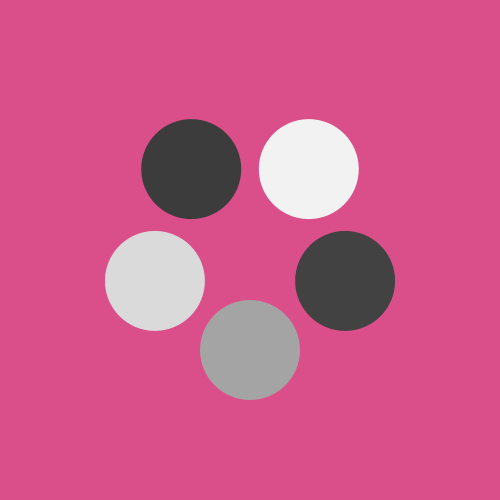
Frame 1 (no input)
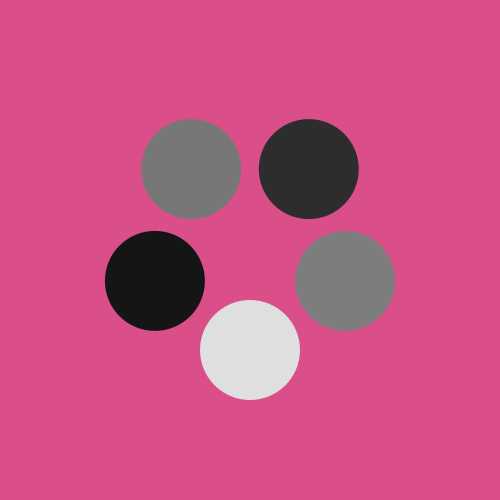
Frame 60 (the mouse pressed at the canvas centre just before this capture)
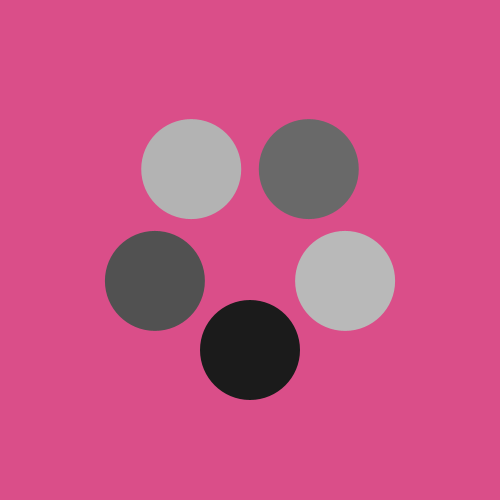
Frame 120 (the mouse held since frame 60 and released just before this capture)

The Processing sketch that drew these frames (run headless with seeded random() and noise(); from frame 60 on, the mouse is pressed at the canvas centre):

// Processing sketch: processing_75614
// ── processing_75614.pde

int nElements = 5;
int myArray[] = new int[nElements];

void setup(){
  size(500, 500);
  for (int i=0; i < nElements; i++){
    int randomInt = (int)random(255);
    myArray[i] = randomInt;
  }
}

void draw(){
  background(218, 78, 137);
  noStroke();
  smooth();
  float centerX = width/2;
  float centerY = height/2;  
  int count = 0;
  for (float i = 0; i< 2*PI; i += 2*PI/5){
    float amplitude = 100;
    float cxPos = centerX + amplitude * sin(i);
    float cyPos = centerY + amplitude * cos(i);
    fill(myArray[count]);
    ellipse(cxPos, cyPos, 100, 100);
    if (myArray[count] == 255){
      myArray[count] = 0;
    } else {
      myArray[count] += 1;
    }
    count += 1;
    
  }
}
